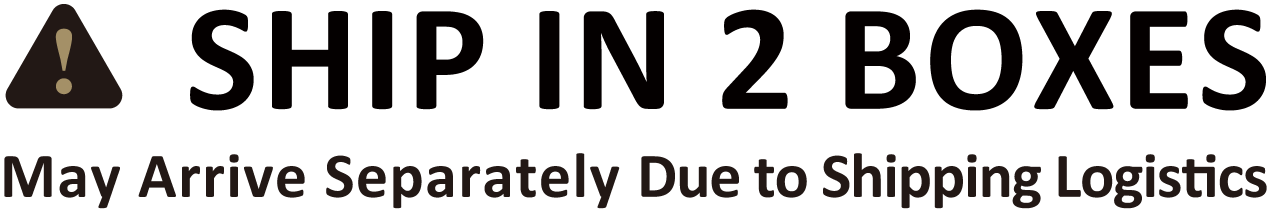
#> input picture assets/Mcombo/样式一/矢量文件/顶部-左-2箱.png, 6359 x 1067 px (shown at 1/5 size)
$ python generation_core.py
#> lines starting #> are read from the running program, lines starting #| are printed output that depends on the picture
# -*- coding: utf-8 -*-
from PIL import Image, ImageDraw, ImageFont
import numpy as np
import pandas as pd
import pathlib as Path
import sys
import os
import general_functions
sys.path.append(os.path.dirname(os.path.abspath(__file__)))
sys.stdout.reconfigure(encoding='utf-8')


class SKUConfig:
    def __init__(self, sku_name, length_cm, width_cm, height_cm, color, product, size, side_text, box_number,sponge_verified=False, bottom_gb_h_cm=10, ppi=300):
#> called with sku_name = '6160-R7096BE-1', length_cm = 79, width_cm = 68, height_cm = 47, color = 'Beige', product = 'Lift Recliner', size = '(Medium-Wide)', sponge_verified = True
        self.sku_name = sku_name
        self.l_cm = length_cm
        self.w_cm = width_cm
        self.h_cm = height_cm
        self.bottom_gb_h = bottom_gb_h_cm  # 底部黑色底框高度，单位厘米
        self.color = color
        self.product = product
        self.size = size
        self.side_text = side_text
        self.box_number = box_number
        self.sponge_verified = sponge_verified
        self.gw_val = side_text['gw_value']
        self.dpi = ppi / 2.54  # 转换因子：cm 到 像素 (1 inch = 2.54 cm), 1 厘米有多少像素
        self.ppi = ppi
        # 预计算像素值，方便后续绘图
        self.l_px = int(length_cm * self.dpi)
        self.w_px = int(width_cm * self.dpi)
        self.h_px = int(height_cm * self.dpi)
        self.half_w_px = int(self.w_px / 2) # 顶盖和底盖通常是宽的一半
        self.bottom_gb_h_px = int(self.bottom_gb_h * self.dpi)

class BoxMarkEngine:
    def __init__(self, base_dir, ppi=300):
#> called with ppi = 150
        self.base_dir = base_dir
        self.ppi = ppi

        self.resources = {
            'icon_left_2_panel': Image.open(base_dir / 'assets' / 'Mcombo' /  '样式一' /'矢量文件' / '顶部-左-2箱.png').convert('RGBA'),
            'icon_left_3_panel': Image.open(base_dir / 'assets' / 'Mcombo' /  '样式一' /'矢量文件' / '顶部-左-3箱.png').convert('RGBA'),
            'icon_right_2-1_panel': Image.open(base_dir / 'assets' / 'Mcombo' /  '样式一' /'矢量文件' / '顶部-右-2-1.png').convert('RGBA'),
            'icon_right_3-1_panel': Image.open(base_dir / 'assets' / 'Mcombo' /  '样式一' /'矢量文件' / '顶部-右-3-1.png').convert('RGBA'),
            'icon_trademark': Image.open(base_dir / 'assets' / 'Mcombo' /  '样式一' /'矢量文件' / '正唛logo.png').convert('RGBA'),
            'icon_company': Image.open(base_dir / 'assets' / 'Mcombo' /  '样式一' /'矢量文件' / '正唛公司信息.png').convert('RGBA'),
            'icon_box_number_1': Image.open(base_dir / 'assets' / 'Mcombo' /  '样式一' /'矢量文件' / '正唛 Box 1.png').convert('RGBA'),
            'icon_box_number_2': Image.open(base_dir / 'assets' / 'Mcombo' /  '样式一' /'矢量文件' / '正唛 Box 2.png').convert('RGBA'),
            'icon_box_number_3': Image.open(base_dir / 'assets' / 'Mcombo' /  '样式一' /'矢量文件' / '正唛 Box 3.png').convert('RGBA'),
            'icon_side_label_box': Image.open(base_dir / 'assets' / 'Mcombo' /  '样式一' /'矢量文件' / '侧唛标签框.png').convert('RGBA'),
            'icon_side_logo': Image.open(base_dir / 'assets' / 'Mcombo' /  '样式一' /'矢量文件' / '侧唛logo.png').convert('RGBA'),
            'icon_side_text_box': Image.open(base_dir / 'assets' / 'Mcombo' /  '样式一' /'矢量文件' / '侧唛文本框.png').convert('RGBA'),
            'icon_side_sponge': Image.open(base_dir / 'assets' / 'Mcombo' /  '样式一' /'矢量文件' / '海绵认证.png').convert('RGBA')
        }
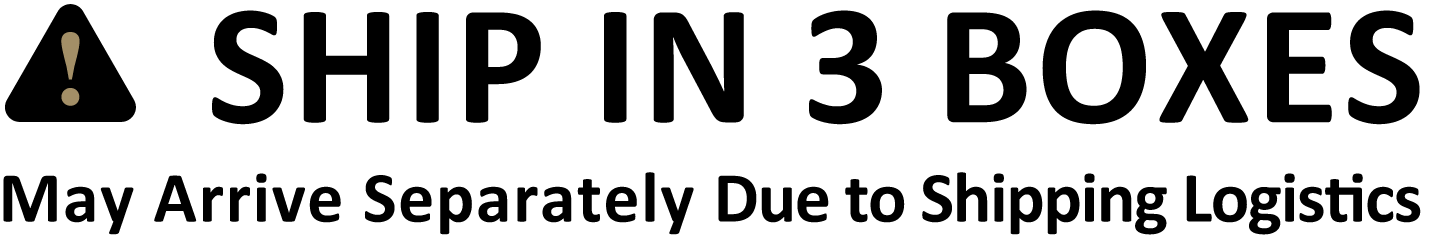
#> input picture assets/Mcombo/样式一/矢量文件/顶部-左-3箱.png, 5714 x 950 px (shown at 1/4 size)
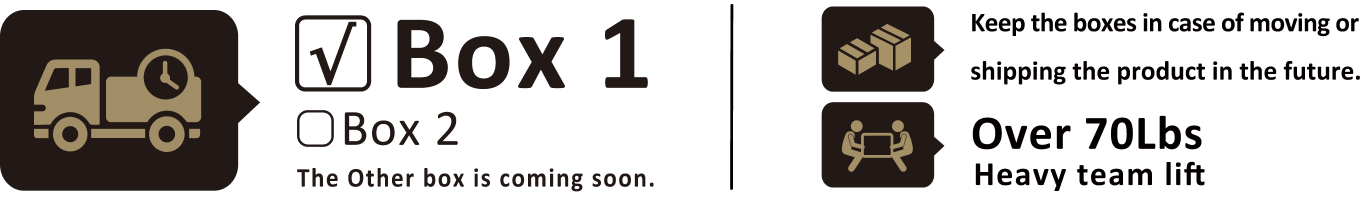
#> input picture assets/Mcombo/样式一/矢量文件/顶部-右-2-1.png, 8169 x 1182 px (shown at 1/6 size)

        # 字体大小相对比例（基于参考箱子：77x67.5x47cm, ppi=72）
        # 这些比例是相对于箱子高度的像素值
        self.font_ratios = {
            'color_font': 51 / 1332,      # 51px / (47cm * 72/2.54) ≈ 0.038
            'product_font': 180 / 1332,   # 180px / 1332 ≈ 0.135
            'size_font': 60 / 1332,       # 60px / 1332 ≈ 0.045
            'regular_font': 40 / 1332,     # 40px / 1332 ≈ 0.030
            'side_font': 40 / 1332         # 40px / 1332 ≈ 0.030
        }

    # [341 lines left out: functions get_layout_config, _get_fonts_path, _get_fonts, generate_left_panel, generate_right_panel, generate_front_panel and 2 more, not called in this run]

# --- 测试运行 ---
# 使用你样图中的尺寸: 77, 67.5, 47
sku_text = {
    'gw_value': 188.8,
    'nw_value': 94.4,
    'dimention_text': f'BOX SIZE: 30.3\'\' x 26.6\'\' x 18.5\'\'',
    'sn_code': '08429383723953'
}

sku_sponge_verified = True
box_number = {
    'total_boxes': 3,
    'current_box': 1
}
test_sku = SKUConfig("6160-R7096BE-1", 79, 68, 47, 'Beige', product = 'Lift Recliner', size = '(Medium-Wide)', side_text=sku_text, box_number=box_number, sponge_verified=sku_sponge_verified, ppi= 150)
#> (the run stopped early here; a loop or call above may not have finished)
